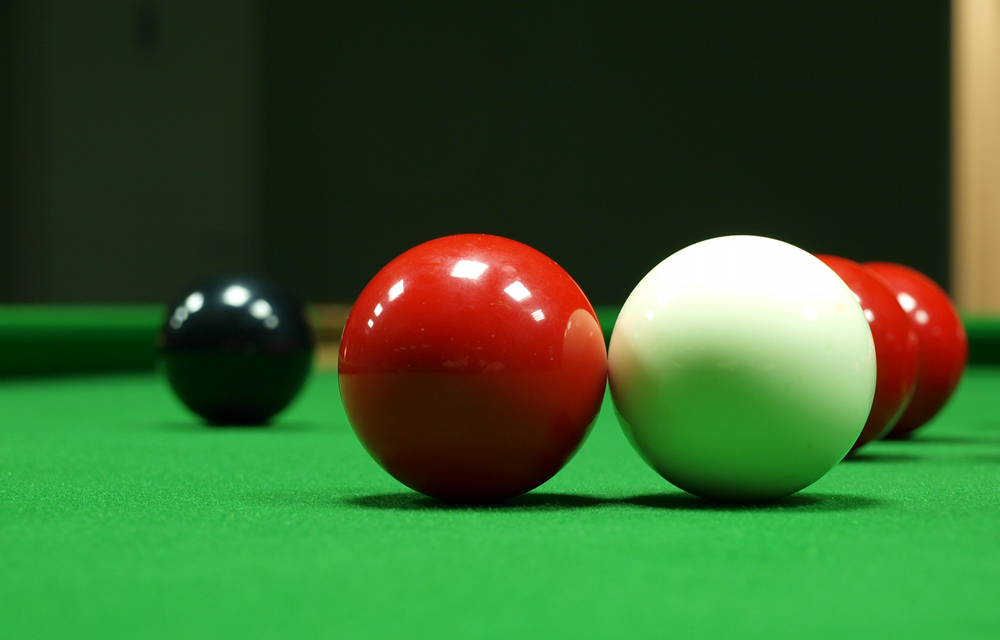
%> input picture snooker.png, 1000 x 640 px, shrunk from 1600 x 1024 before the run
$ octave requantization.m   (GNU Octave 9; MATLAB toolbox functions it lacks are replaced by stand-ins)
%> lines starting %> are read from the running program, lines starting %| are printed output that depends on the picture
%initialise the file
clc;
clear all;
close all;

%read the image
current_frame = imread('snooker.png');%already in grayscale format
%> current_frame is the input picture: size 640x1000x3 uint8; mean R, G, B 56.6, 95.3, 44.8

gray_frame = rgb2gray(current_frame);
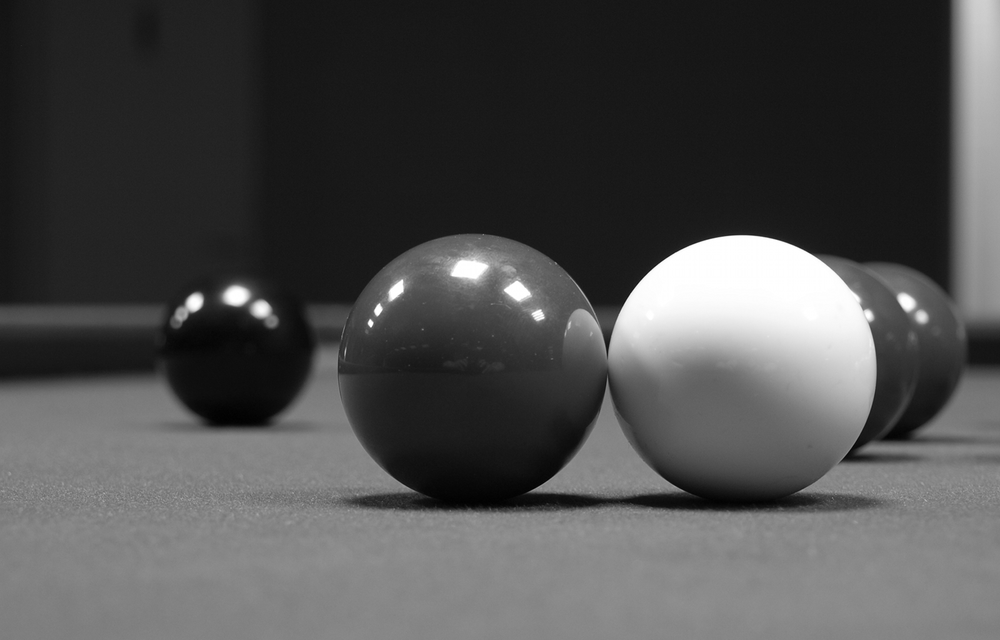
%> gray_frame: size 640x1000 uint8; min 0, max 255, mean 78

%display image
figure('Name','Original Image','NumberTitle','off');
imshow(gray_frame,'Border','tight');
pause();

%calculate thresholds for required number of bits and apply on the image
%map
for i=7:-1:1
    %calculate thresholds for all required bits
    thresh = multithresh(gray_frame,i);
    %store maximum values of grayscale intervals created during multithresh
    %based on existing levels of grayscale values in the image
    valuesMax = [thresh max(gray_frame(:))];
    %store minimum values of grayscale intervals created by mutithresh
    valuesMin = [min(gray_frame(:)) thresh];
    %quantize the image based on first, the max threshold values
    [max_quantized, index] = imquantize(gray_frame,thresh,valuesMax);
    %second, on the minimum threshold values
    min_quantized = valuesMin(index);
    %print the image on screen
    figure('Name','Requantized Image Max Value');
    imshow(max_quantized);
    pause();
    figure('Name','Requantized Image Min Value');
    imshow(min_quantized);
    pause();
end
%> this loop made 7 passes
%> (valuesMax, valuesMin) on passes 1 to 6: ([29 51 81 110 130 160 215 255], [0 29 51 81 110 130 160 215]), ([29 52 84 116 158 215 255], [0 29 52 84 116 158 215]), ([43 78 114 158 215 255], [0 43 78 114 158 215]), ([54 107 157 214 255], [0 54 107 157 214]), ([55 108 183 255], [0 55 108 183]), ([78 179 255], [0 78 179])
%> (thresh, valuesMax, valuesMin) on pass 7: (86, [86 255], [0 86])
%> pass 1, `[max_quantized, index] = imquantize(gray_frame,thresh,valuesMax);`:
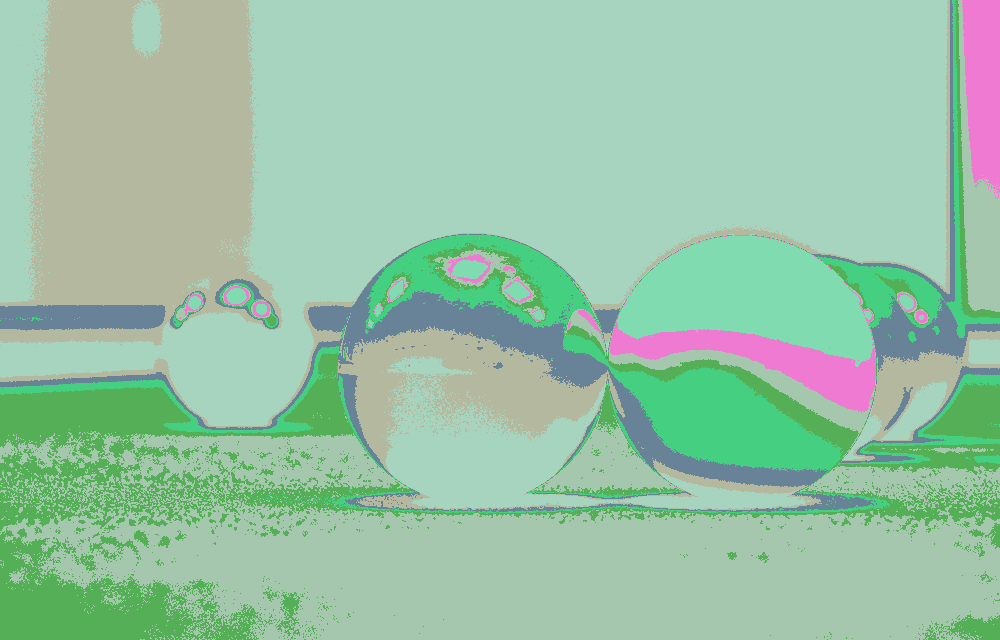
%> max_quantized: size 640x1000 uint8; 8 distinct labels, from 29 to 255; one colour per label, 0 black
%> pass 1, `[max_quantized, index] = imquantize(gray_frame,thresh,valuesMax);`:
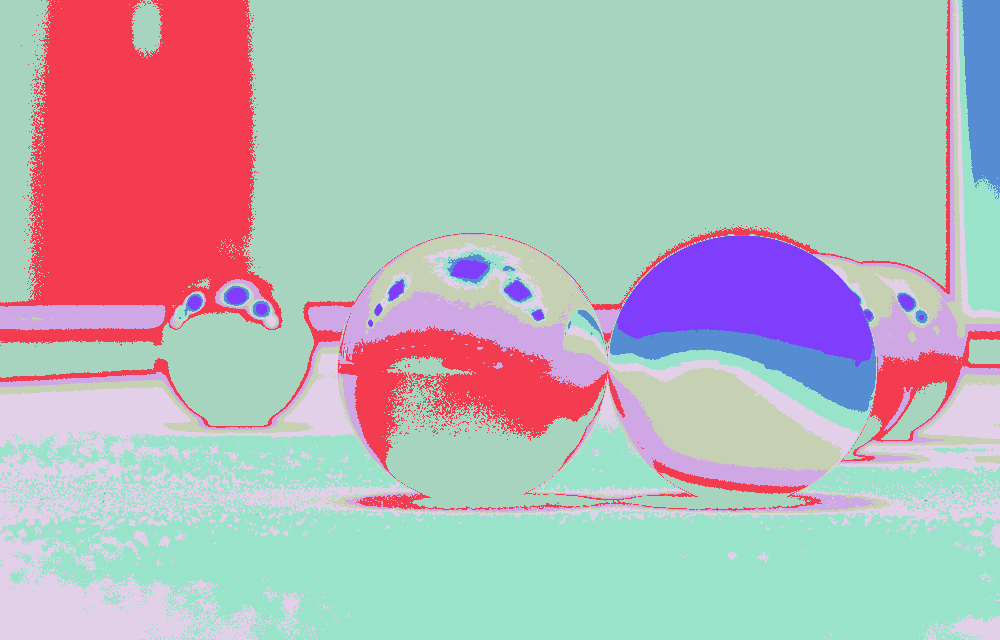
%> index: size 640x1000 double; 8 distinct labels, from 1 to 8; one colour per label, 0 black
%> pass 1, `min_quantized = valuesMin(index);`:
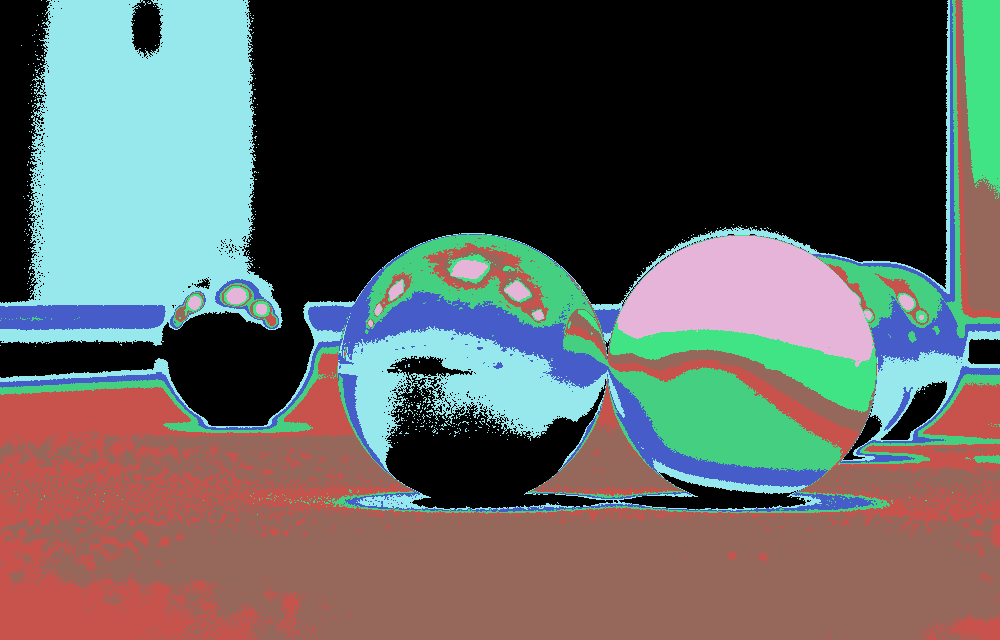
%> min_quantized: size 640x1000 uint8; 8 distinct labels, from 0 to 215; one colour per label, 0 black
%> pass 2, `[max_quantized, index] = imquantize(gray_frame,thresh,valuesMax);`:
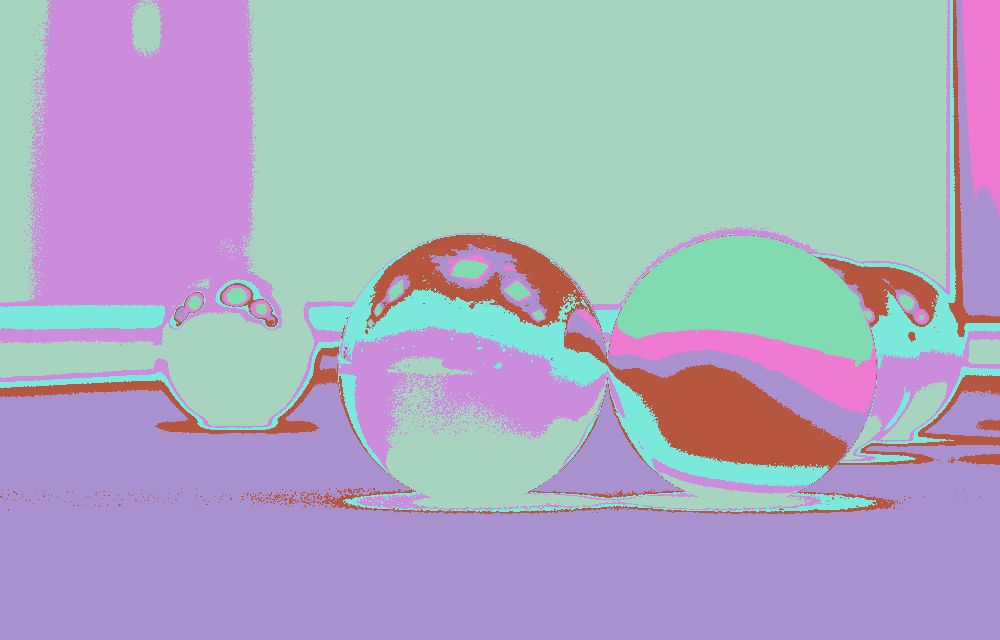
%> max_quantized: size 640x1000 uint8; 7 distinct labels, from 29 to 255; one colour per label, 0 black
close all;
